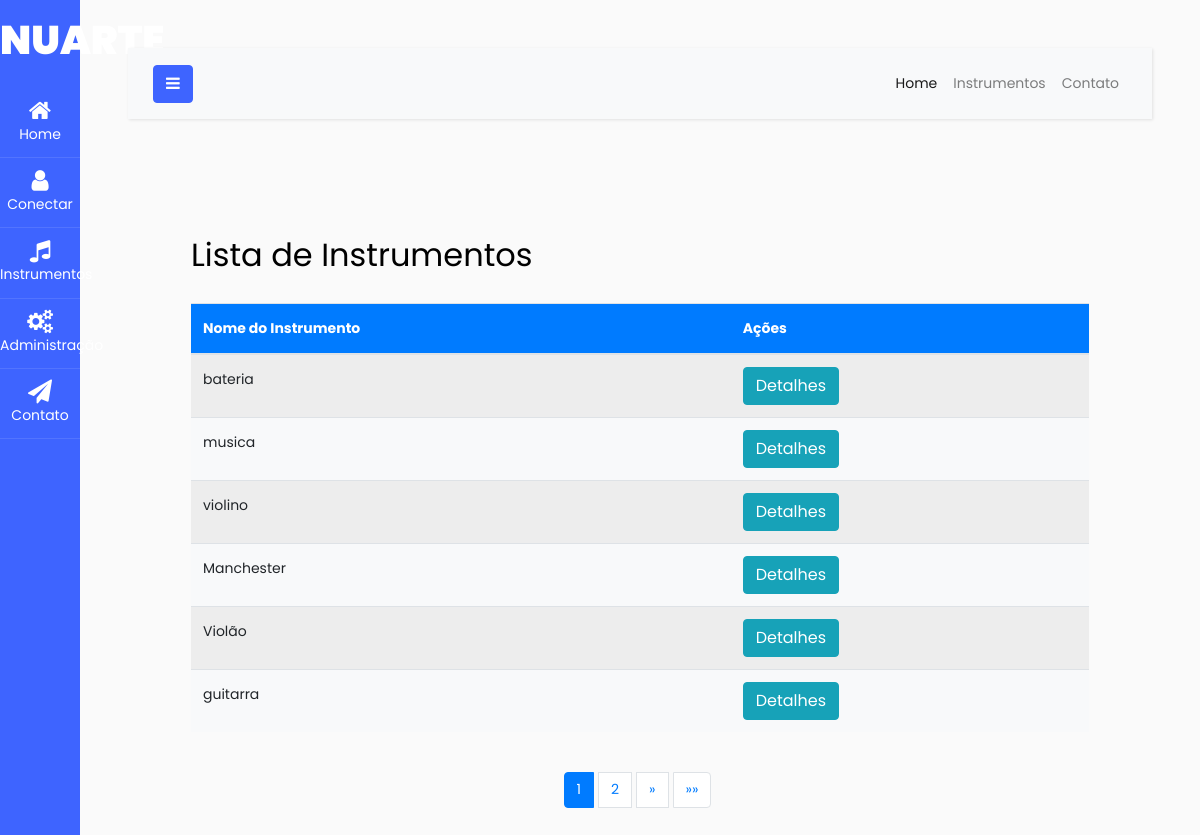
The app's page /listar_instrumentos/ with its own data.
### nuarte/models.py (models this page shows, shortened)
class Instrumento(models.Model):
    nome = models.CharField(max_length=100)
    descricao = models.TextField()
    disponivel = models.BooleanField(default=True)
    imagem = models.ImageField(upload_to='instrumentos/', null=True, blank=True)

### nuarte/views.py (the view)
# urls.py: path('listar_instrumentos/', ListarInstrumentosView.as_view(), name='listar_instrumentos'),
class ListarInstrumentosView(ListView):
    model = Instrumento
    template_name = 'nuarte/listar_instrumentos.html'
    context_object_name = 'instrumentos'
    paginate_by = 6

### nuarte/templates/nuarte/listar_instrumentos.html (shortened to what this page needs)
{% extends "base.html" %}
{% block content %}
  <div class="container mt-4">
    <h2 class="my-4">Lista de Instrumentos</h2>
    <table class="table table-striped">
      <thead>
        <tr>
          <th>Nome do Instrumento</th>
          <th>Ações</th>
        </tr>
      </thead>
      <tbody>
        {% for instrumento in instrumentos %}
          <tr>
            <td>{{ instrumento.nome }}</td>
            <td>
              <a class="btn btn-info" href="{% url 'nuarte:detalhes_instrumento' instrumento.id %}">Detalhes</a>
            </td>
          </tr>
        {% endfor %}
      </tbody>
    </table>
    <nav aria-label="Page navigation example" style="margin-top: 40px;">
      <ul class="pagination justify-content-center">
        {% for num in page_obj.paginator.page_range %}
          <li class="page-item{% if num == page_obj.number %} active{% endif %}">
            <a class="page-link" href="?page={{ num }}">{{ num }}</a>
          </li>
        {% endfor %}
        {% if page_obj.has_next %}
          <li class="page-item">
            <a class="page-link" href="?page={{ page_obj.next_page_number }}" aria-label="Próxima">
              <span aria-hidden="true">&raquo;</span>
            </a>
          </li>
          <li class="page-item">
            <a class="page-link" href="?page={{ page_obj.paginator.num_pages }}" aria-label="Última">
              <span aria-hidden="true">&raquo;&raquo;</span>
            </a>
          </li>
        {% endif %}
      </ul>
    </nav>
  </div>
{% endblock %}

### nuarte/templates/nuarte/listar_instrumentos.html (style rules this page uses)
.container { max-width: 100%; }
table { width: 100%; margin-bottom: 20px; }
th, td { padding: 10px; text-align: left; }
th { background-color: #007bff; color: #fff; }
tbody tr:nth-child(even) { background-color: #f8f9fa; }
.pagination { margin-top: 20px; }
.pagination li { display: inline-block; margin-right: 5px; }
.pagination li.active a { background-color: #007bff; border-color: #007bff; }
.pagination li a { color: #007bff; }

### records on screen
Instrumento: nome "bateria"
Instrumento: nome "musica"
Instrumento: nome "violino"
Instrumento: nome "Manchester"
Instrumento: nome "Violão"
Instrumento: nome "guitarra"

### other values on screen
{{ num }} "1" "2"
